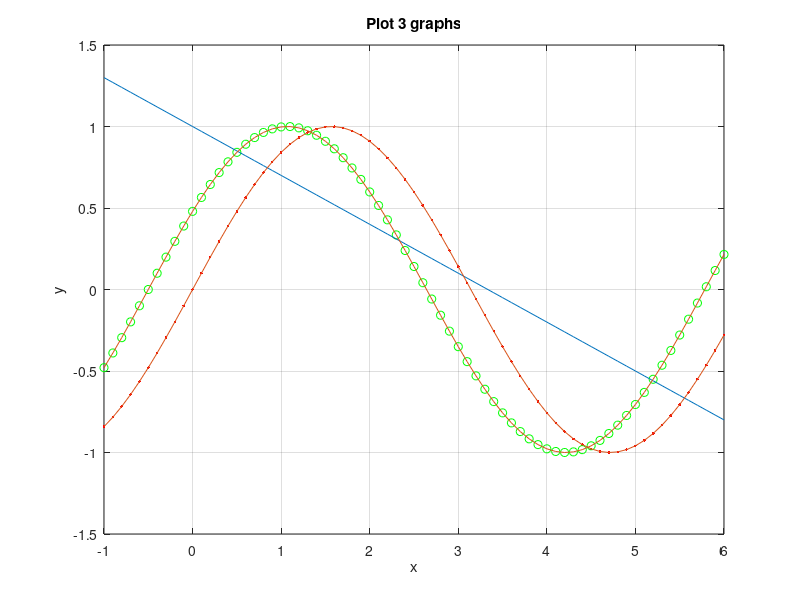

This figure's MATLAB source:
x=[-1:0.1:6];
y1=sin(x);
y2=sin(x+0.5);
y3=(-0.3)*x+1;
plot(x,y1,'r.',x,y2,'go',x,y3)
line(x,y1)
line(x,y2)
axis([-1 6 -1.5 1.5])
grid on
xlabel('x')
ylabel('y')
title('Plot 3 graphs')
